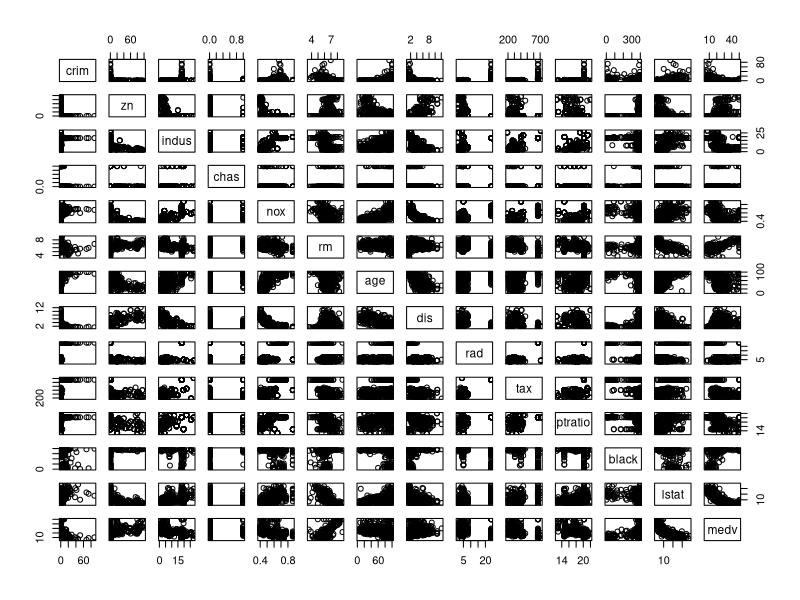
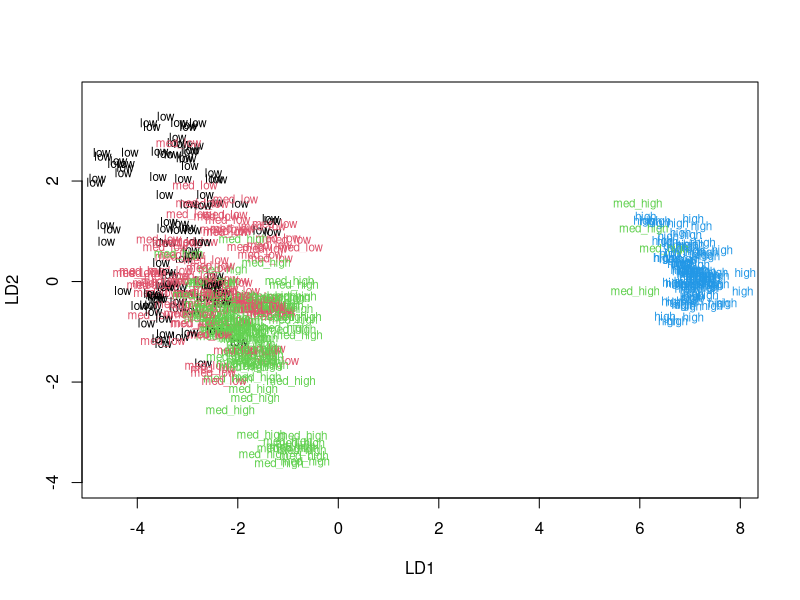

The R script that drew these images, in order: (Note: this script raises an error after producing the figures.)
## ---- chunk 1
date()

# laod packages
library(tidyverse)
library(dplyr)
library(MASS)
if (!require(caret)) {
  install.packages("caret")
  library(caret)
}
## ---- chunk 2
# Load the Boston data from the MASS package
data(Boston)

# Explore the structure and dimensions of the data
str(Boston)
dim(Boston)

## ---- chunk 3
# Graphical overview of the data
pairs(Boston)
# Summaries of the variables
summary(Boston)
## ---- chunk 4
# center and standardize variables
boston_scaled <- as.data.frame(scale(Boston))

# summaries of the scaled variables
summary(boston_scaled)

## ---- chunk 5

# create a quantile vector of crim
boston_scaled$crim <- as.numeric(boston_scaled$crim)
bins <- quantile(boston_scaled$crim)
print(bins)

# creat a categorical variable 'crime' based on quantiles
crime <- cut(boston_scaled$crim, breaks = bins, include.lowest = TRUE)
summary(crime)

# create a string vector for labels
labels <- c("low", "med_low", "med_high", "high")

# adjust the cut function by adding the label argument
crime <- cut(boston_scaled$crim, breaks = bins, labels = labels, include.lowest = TRUE)

# look at the table of the new factor crime
table(crime)

# add the new categorical value in the original Boston dataset
Boston$crime <- crime
Boston$crime <- as.factor(Boston$crime)

# remove original crim from the dataset
Boston <- dplyr::select(Boston, -crim)

# divide the dataset into train and test sets (80% train, 20% test)
ind <- sample(nrow(Boston),  size = nrow(Boston) * 0.8)
train <- Boston[ind,]
test <- Boston[-ind,]

## ---- chunk 6
# Fit the linear discriminant analysis on the train set
lda_fit <- lda(crime ~ ., data=train)

# Summary the lda fitting
lda_fit

# target classes as numeric
classes <- as.numeric(train$crime)

# plot the lda results
plot(lda_fit, dimen = 2, col = classes, pch = classes) 

## ---- chunk 7
# Save the crime categories from the test set
correct_classes <- test$crime

# Remove the categorical crime variable from the test dataset
test <- dplyr::select(test, -crime)

# Predict the classes with the LDA model on the test data
lda_pred <- predict(lda_fit, newdata = test)$class

# Cross-tabulate the results with the crime categories from the test set
table(correct_classes, lda_pred)

## ---- chunk 8
# Reload the Boston dataset
data(Boston)

# Standardize the dataset
boston_scaled <- scale(Boston)

# Calculate distances between observations
dist_eu <- dist(boston_scaled)
summary(dist_eu)
## ---- chunk 9
# Determine the number of clusters
k_max <- 10

# Calculate total within-cluster sum of squares (TWSS) for different cluster numbers
twss <- sapply(1:k_max, function(k) kmeans(boston_scaled, centers = k)$tot.withinss)

# Visualize the TWSS
plot(1:k_max, twss, type = "b", pch = 19, frame = FALSE, col = "blue", xlab = "Number of clusters", ylab = "Total Within Sum of Squares")
## ---- chunk 10
# Choose the optimal number of clusters
optimal_clusters <- 4

# Run k-means with the optimal number of clusters
kmeans_result <- kmeans(boston_scaled, centers = optimal_clusters)

# Creating a data frame for plotting
plot_data <- as.data.frame(boston_scaled)
plot_data$cluster <- factor(kmeans_result$cluster)

# Visualize clusters using pairs() with colors
ggplot(plot_data, aes(x = rm, y = lstat)) +
  geom_point(aes(color = cluster)) +
  labs(color = 'Cluster') 
## ---- chunk 11
# Standardize the original Boston dataset
original_boston_scaled <- as.data.frame(scale(Boston))

# Perform k-means with some reasonable number of clusters
reasonable_clusters <- 4
kmeans_original <- kmeans(original_boston_scaled, centers = reasonable_clusters)

# Perform LDA using the clusters as target classes
lda_fit <- lda(kmeans_original$cluster ~ ., data = original_boston_scaled)

# Visualize LDA results with a biplot
plot(lda_fit)
## ---- chunk 12
lda_fit$scaling
